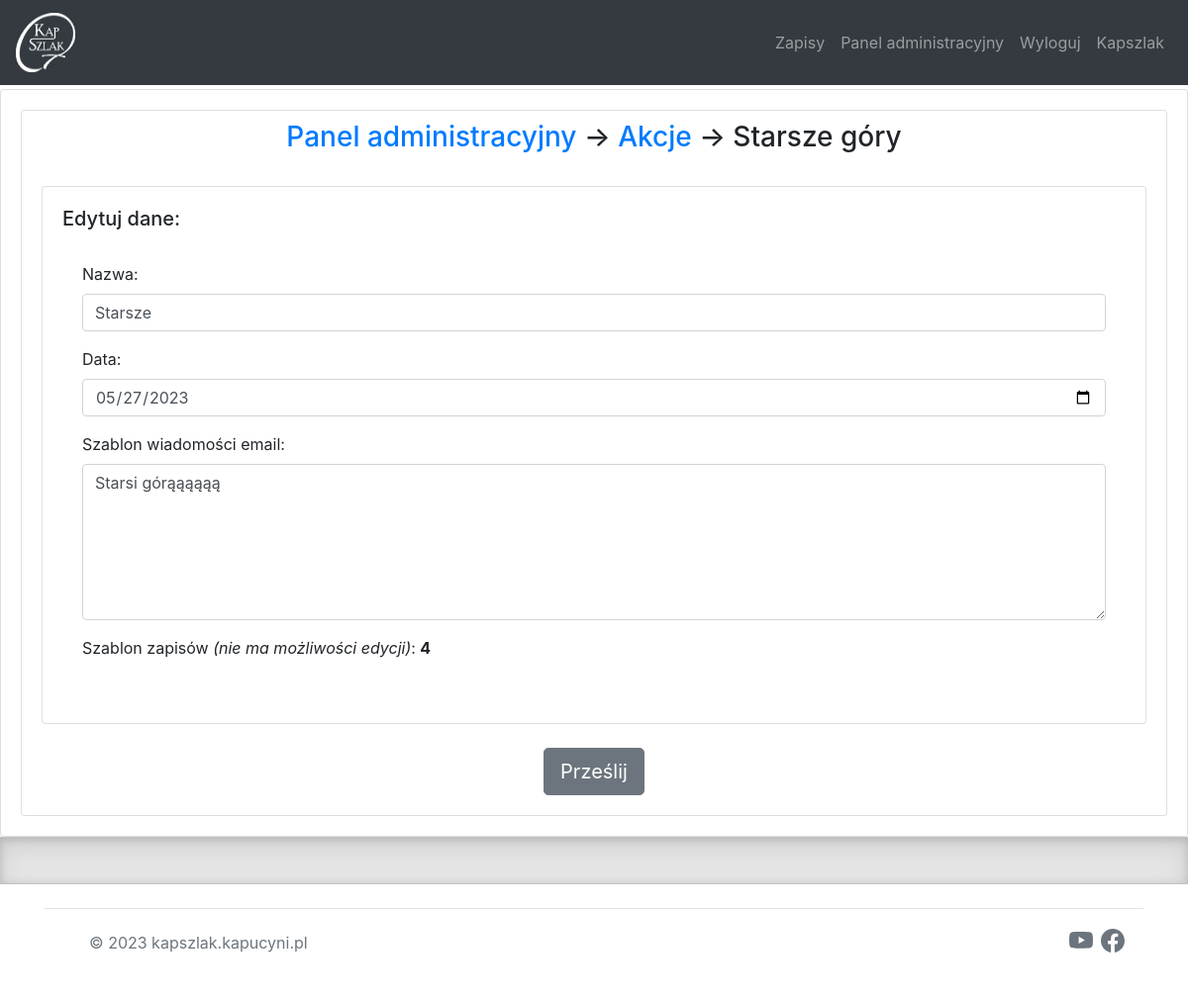
Screenshot of /dashboard/editevent?event_id=8 (signed in) with the database file from the repository.
### website/models.py (models this page shows)
class Events(db.Model):
    id = db.Column(db.Integer, primary_key=True)
    year_id = db.Column(db.Integer, db.ForeignKey('year.id'))
    signup = db.relationship('Signup', backref='events')
    name = db.Column(db.String(300))
    date  = db.Column(db.Date)
    temp_id = db.Column(db.Integer)
    is_active = db.Column(db.Boolean, default=True, nullable=False)
    mail_temp = db.Column(db.String(1000))

### website/views.py (the view)
@views.route('/dashboard/editevent', methods=['GET', 'POST'])
@login_required
def edit_event():
    event_id = request.args.get('event_id', None)
    backup = request.args.get('backup', None)
    event = Events.query.get(int(event_id))
    if event:
        if request.method == 'POST':
            check = db_update_event(event)
            if check:
                return redirect(url_for('views.edit_year'))
            else:
                return redirect(f'/dashboard/editevent?event_id={event_id}')
        return render_template('editevent.html', event=event, user=current_user)
    else:
        flash('Operacja nie jest dostepna', category='error')
        return redirect(url_for('views.dashboard'))

### website/templates/editevent.html (shortened to what this page needs)
{% extends "base.html" %}
{% block content %}
<div class="card">
	<div class="card-body">
		<div class="card">
			   <h3 class="card-title" align="center"><a href ='/dashboard'>Panel administracyjny</a> -> <a href='/dashboard/events'>Akcje</a> -> {{ event.name }}</h3>
		  	<div class="card-body">
			    <form method="POST">
				  <div class="card">
				    <div class="card-body">
				      <h5 class="card-title">Edytuj dane:</h5>
		  		<div class="card-body">
				<div class="form-group">
					<label for="name">Nazwa:</label>
					 	<input
					      type="text"
					      class="form-control"
					      id="name"
					      name="name"
					      value = {{ event.name }}
							/>
					</div>
				<div class="form-group">
					<label for="date">Data:</label>
					 	<input
					      type="date"
					      class="form-control"
					      id="date"
					      name="date"
					      value = {{ event.date }}
					    />
					</div>
					<div class="form-group">
					<label for="mail_temp">Szablon wiadomości email:</label>
					 	<textarea
					      class="form-control"
					      id="mail_temp"
					      name="mail_temp"
					      rows="6"
					      cols="40"
					    >{{ event.mail_temp }}</textarea>
					</div>
					<div class="form-group">
						<label for="temp_id">Szablon zapisów <i>(nie ma możliwości edycji)</i>: <b>{{ event.temp_id }}</b></label>
					</div>
				</div>
					</div>
				</div>
				<br>
				<div class="col-md-12 text-center">
					 <a href="#"><button type="submit" class="btn btn-secondary btn-lg">Prześlij</button></a>
				</div>
			</form>
			</div>
		</div>
	</div>
</div>
{% endblock %}

### website/static/css/style.css (style rules this page uses)
h3 { margin-top: 10px; }

### rows the page displays
Events: name "Starsze góry", date "05/27/2023", mail_temp "Starsi górąąąąąą", temp_id "4"
